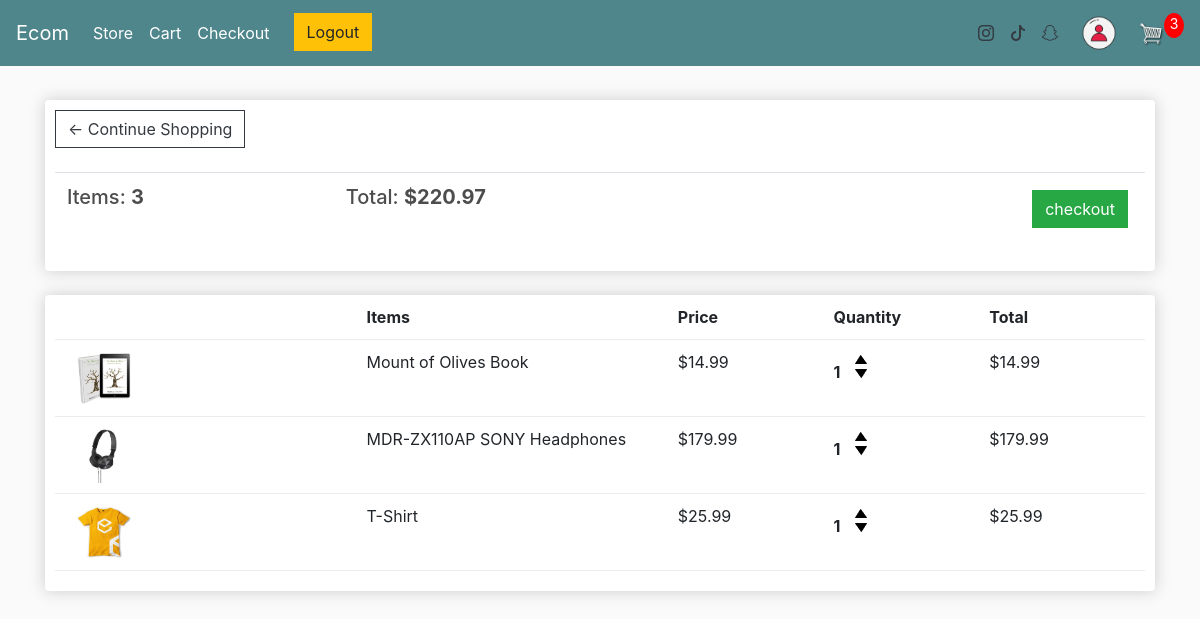
The page /cart/ (signed in) on the database its author committed.
### store/models.py (models this page shows, shortened)
class Order(models.Model):
	customer = models.ForeignKey(Customer, on_delete=models.SET_NULL, null=True, blank=True)  # ForeignKey for Customer table , if customer deleted we don't need to delete the order so we set the customer null -->> on_delete=models.SET_NULL
	date_ordered = models.DateTimeField(auto_now_add=True)
	complete = models.BooleanField(default=False)                 # A Boolean field indicating whether the order is complete.
	transaction_id = models.CharField(max_length=100, null=True)   # it is look like order id
	@property
	def get_cart_total(self):    # return the number of order total
		orderitems = self.orderitem_set.all()
		total = sum([item.get_total for item in orderitems])
		return total
	@property
	def get_cart_items(self):    # return the number of order items
		orderitems = self.orderitem_set.all()
		total = sum([item.quantity for item in orderitems])
		return total

class OrderItem(models.Model):
	product = models.ForeignKey(Product, on_delete=models.SET_NULL, null=True)
	order = models.ForeignKey(Order, on_delete=models.SET_NULL, null=True)
	quantity = models.IntegerField(default=0, null=True, blank=True)
	date_added = models.DateTimeField(auto_now_add=True)
	@property
	def get_total(self):       # return the number of item total
		total = self.product.price * self.quantity
		return total

class Product(models.Model):
	name = models.CharField(max_length=200)
	price = models.DecimalField(max_digits=7, decimal_places=2)
	digital = models.BooleanField(default=False,null=True, blank=True)   # digital is BooleanField because if iteam is digital so it is  true and we don't need to shipped it and if not so it is false so we don't need to shipped it
	image = models.ImageField(null=True, blank=True)
	@property
	def imageURL(self):                  #this for if image dose not found it will be error , so this prevent the error and it show empty image
		try:
			url = self.image.url
		except:
			url = ''
		return url

### store/views.py (the view)
# urls.py: path('cart/', views.cart, name="cart"),
def cart(request):
	data = cartData(request)
	cartItems = data['cartItems']
	order = data['order']
	items = data['items']
	context = {'items':items, 'order':order, 'cartItems':cartItems}
	return render(request, 'store/cart.html', context)

### store/utils.py (called while the page is built)
def cartData(request):
	if request.user.is_authenticated:        #check if user authenticated
		customer = request.user.customer      # user authenticated
		order, created = Order.objects.get_or_create(customer=customer, complete=False)      #Checks if there’s an incomplete order for this customer in the database. If it exists, order is assigned to it; if not, it creates a new Order.
		items = order.orderitem_set.all()                #Fetches all items (related OrderItem objects) associated with the order.
		cartItems = order.get_cart_items
	else:
		cookieData = cookieCart(request)    # call cookieCart function that in utils.py
		cartItems = cookieData['cartItems']   # get cartItems
		order = cookieData['order']          # get order
		items = cookieData['items']          # get items
	return {'cartItems':cartItems ,'order':order, 'items':items}

### store/templates/store/cart.html
{% extends 'store/main.html' %}
{% load static %}
{% block content %}
<div class="row">
    <div class="col-lg-12">
        <div class="box-element">
            <a class="btn btn-outline-dark" href="{% url 'store' %}">&#x2190; Continue Shopping</a>
            <br>
            <br>
            <table class="table">
                <tr>
                    <th><h5>Items: <strong>{{order.get_cart_items}}</strong></h5></th>
                    <th><h5>Total: <strong>${{order.get_cart_total|floatformat:2}}</strong></h5></th>
                    <th>
                        <a style="float:right;margin:5px" class="btn btn-success" href="{% url 'checkout' %}">checkout</a>
                    </th>
                </tr>
            </table>
        </div>
        <br>
        <div class="box-element">
            <div class="cart-row">
                <div style="flex:2"></div>
                <div style="flex:2"><strong>Items</strong></div>
                <div style="flex:1"><strong>Price</strong></div>
                <div style="flex:1"><strong>Quantity</strong></div>
                <div style="flex:1"><strong>Total</strong></div>
            </div>
            {% for item in items %}
            <div class="cart-row">
                <div style="flex:2"><img class="row-image" src="{{item.product.imageURL}}"></div>
                <div style="flex:2">{{item.product.name}}</div>
                <div style="flex:1">${{item.product.price|floatformat:2}}</div>
                <div style="flex:1">
                    <p class="quantity">{{item.quantity}}</p>
                    <div class="quantity">
                        <img data-product="{{item.product.id}}" data-action="add" class="chg-quantity update-cart" src="{% static  'images/arrow-up.png' %}">
                        <img data-product="{{item.product.id}}" data-action="remove" class="chg-quantity update-cart" src="{% static  'images/arrow-down.png' %}">
                    </div>
                </div>
                <div style="flex:1">${{item.get_total}}</div>
            </div>
            {% endfor %}
        </div>
    </div>
</div>
{% endblock content %}

### static/css/main.css (style rules this page uses)
body { background-color: hsl(0, 0%, 98%); }
h1,h2,h3,h4,h5,h6 { color:hsl(0, 0%, 30%); }
.box-element { box-shadow:hsl(0, 0%, 80%) 0 0 16px; background-color: #fff; border-radius: 4px; padding: 10px; }
.col-lg-4, .col-lg-6, .col-lg-8, .col-lg-12 { margin-top: 10px; }
.btn { border-radius: 0; }
.row-image { width: 100px; }
.cart-row { display: flex; align-items: flex-stretch; padding-bottom: 10px; margin-bottom: 10px; border-bottom: 1px solid #ececec; }
.quantity { display: inline-block; font-weight: 700; padding-right:10px; }
.chg-quantity { width: 12px; cursor: pointer; display: block; margin-top: 5px; transition:.1s; }

### rows shown on the page
Order: get_cart_items "3", get_cart_total "220.97"
OrderItem: product.imageURL (picture), product.name "Mount of Olives Book", product.price "14.99", quantity "1", get_total "14.99"
OrderItem: product.imageURL (picture), product.name "MDR-ZX110AP SONY Headphones", product.price "179.99", quantity "1", get_total "179.99"
OrderItem: product.imageURL (picture), product.name "T-Shirt", product.price "25.99", quantity "1", get_total "25.99"

### other values the page prints
{{ cartItems }} "3"
